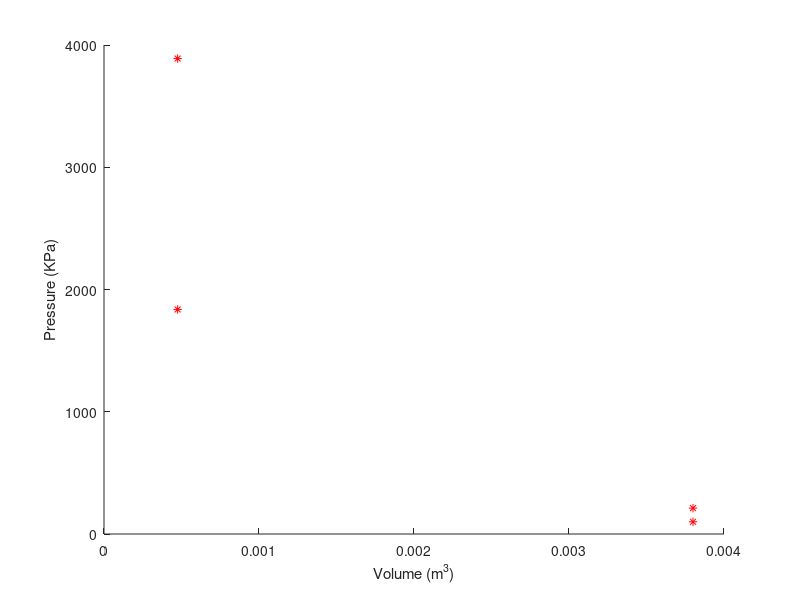
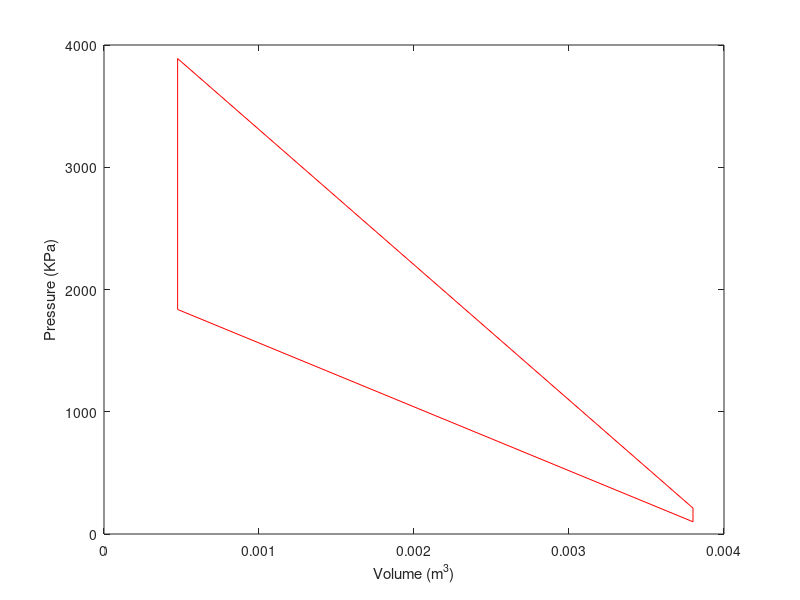

The MATLAB script that drew these images, in order:
cr=8;       % compression ratio
p1=100;        % Given p1=100kpa   
t1=30+273;   % kelvin
t3 = 1200+273;  % PEAK TEMPERATURE
v1= 0.0038;    % m^3
v2=v1/cr;    % cr=(v_max)/(v_min)   i.e cr=v1/v2
v4 = v1;  % ideal otto cycle- heat release at constant volume
v3=v2;    % ideal otto cycle- heat addition at constant volume
Cv = 0.718;   %(kJ/kg-K)
R=0.287;    gamma=1+(R/Cv); % gamma= 1.4 for air 
p2 = p1 * ( cr )^gamma;     % isoentropic compression-: P*V^gamma = constant
t2 = p2*v2*(t1)/(p1*v1);    % ideal gas equation
p3 = p2*(t3/t2);            % ideal gas equation
p4 = p3 *((v3)/(v4))^gamma;  % isoentropic expansion-: P*V^gamma = constant
t4 = p4*v4*(t3)/(p3*v3);

% thermal efficiency
Percentage_Efficiency = (1-(cr^(gamma-1))^-1)*100;
fprintf(' thermal efficiency = %.2f \n',Percentage_Efficiency);

% HEAT REJECTION
Q_out = Cv*(t1-t4);
fprintf(' heat rejected = %.2f \n',Q_out);

% NET WORK OUTPUT
W_net =trapz([v1 v2 v3 v4 v1],[p1 p2 p3 p4 p1]);
fprintf(' net work done = %.2f \n',W_net);

% Mean Effective Pressure (MEP)
V_swept = v1-v2;
MEP = W_net/(V_swept);
fprintf(' Mean Effective Pressure (MEP) = %.2f \n',MEP);

% PLOTTING
figure(1);
hold on
plot(v1,p1,'*','Color','r')
plot(v2,p2,'*','Color','r')
plot(v3,p3,'*','Color','r')
plot(v4,p4,'*','Color','r')
xlabel('Volume (m^3)');
ylabel('Pressure (KPa)');
 
figure(2);
plot([v1 v2 v3 v4 v1],[p1 p2 p3 p4 p1],'color','red');
xlabel('Volume (m^3)');
ylabel('Pressure (KPa)');